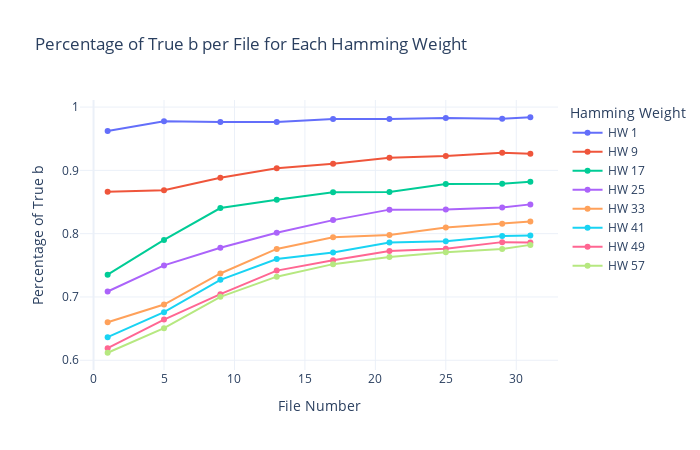

Notebook cell for this chart:
### Code cell
fig = go.Figure()

hw_list = list(choosen_hw)
file_numbers = [int(os.path.splitext(os.path.basename(f))[0].split('_')[-1]) for f in filenames]

for hw in hw_list:
  percentages = [percentages_b[filename][hw] for filename in filenames]
  fig.add_trace(go.Scatter(
    x=file_numbers,
    y=percentages,
    mode='markers+lines',
    name=f'HW {hw}'
  ))

fig.update_layout(
  xaxis_title='File Number',
  yaxis_title='Percentage of True b',
  title='Percentage of True b per File for Each Hamming Weight',
  legend_title='Hamming Weight',
  template='plotly_white',
  bargap=0.2,
  margin=dict(l=20, r=20, t=10, b=20),
  width=550,
  height=400,
  showlegend=False
)

fig.show()

### Figure 1 — Plotly figure (JSON) as saved in the notebook; plotly's stock layout.template omitted (floating-point values rounded to 4 significant figures)
{"data": [{"mode": "markers+lines", "name": "HW 1", "type": "scatter", "x": [1, 5, 9, 13, 17, 21, 25, 29, 31], "y": [0.9624, 0.9778, 0.9763, 0.9765, 0.9813, 0.9811, 0.9828, 0.9816, 0.9839]}, {"mode": "markers+lines", "name": "HW 9", "type": "scatter", "x": [1, 5, 9, 13, 17, 21, 25, 29, 31], "y": [0.8661, 0.8686, 0.8883, 0.9032, 0.9105, 0.9198, 0.9227, 0.928, 0.9264]}, {"mode": "markers+lines", "name": "HW 17", "type": "scatter", "x": [1, 5, 9, 13, 17, 21, 25, 29, 31], "y": [0.7353, 0.7902, 0.8405, 0.8536, 0.8652, 0.8659, 0.8786, 0.879, 0.8821]}, {"mode": "markers+lines", "name": "HW 25", "type": "scatter", "x": [1, 5, 9, 13, 17, 21, 25, 29, 31], "y": [0.7087, 0.7498, 0.7778, 0.8016, 0.8214, 0.838, 0.8383, 0.8414, 0.8463]}, {"mode": "markers+lines", "name": "HW 33", "type": "scatter", "x": [1, 5, 9, 13, 17, 21, 25, 29, 31], "y": [0.66, 0.6881, 0.7371, 0.7759, 0.7943, 0.7979, 0.8096, 0.8158, 0.8191]}, {"mode": "markers+lines", "name": "HW 41", "type": "scatter", "x": [1, 5, 9, 13, 17, 21, 25, 29, 31], "y": [0.6364, 0.6759, 0.727, 0.7598, 0.7702, 0.7861, 0.7879, 0.7963, 0.7973]}, {"mode": "markers+lines", "name": "HW 49", "type": "scatter", "x": [1, 5, 9, 13, 17, 21, 25, 29, 31], "y": [0.6191, 0.6643, 0.7044, 0.7417, 0.7579, 0.7726, 0.7762, 0.7866, 0.7861]}, {"mode": "markers+lines", "name": "HW 57", "type": "scatter", "x": [1, 5, 9, 13, 17, 21, 25, 29, 31], "y": [0.6118, 0.6506, 0.7002, 0.7321, 0.7518, 0.763, 0.7707, 0.7756, 0.7823]}], "layout": {"height": 450, "legend": {"title": {"text": "Hamming Weight"}}, "title": {"text": "Percentage of True b per File for Each Hamming Weight"}, "width": 700, "xaxis": {"title": {"text": "File Number"}}, "yaxis": {"title": {"text": "Percentage of True b"}}}}
